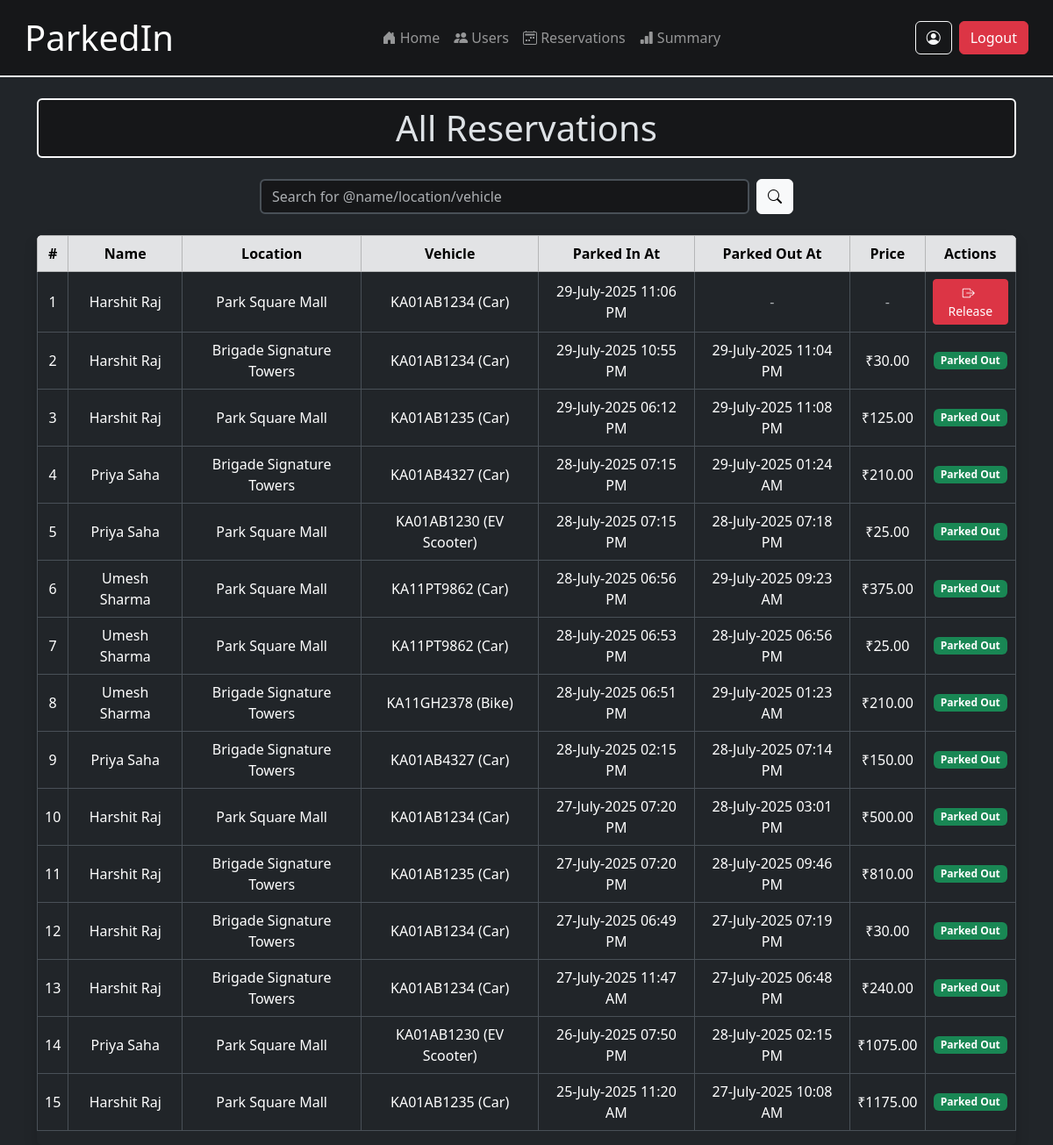
Screenshot of /admin/reservations (signed in) with the database file from the repository.
### models.py (models this page shows)
class Reservation(db.Model):
    id = db.Column(db.Integer, primary_key=True)
    user_id = db.Column(db.Integer, db.ForeignKey('user.id'), nullable=False)
    spot_id = db.Column(db.Integer, db.ForeignKey('parking_spot.id'), nullable=False)
    vehicle_id = db.Column(db.Integer, db.ForeignKey('vehicle.id'), nullable=False)
    status = db.Column(db.String(1), default='A', nullable=False)  # 'A' for available, 'R' for released
    parking_timestamp = db.Column(db.DateTime, default=datetime.utcnow)
    leaving_timestamp = db.Column(db.DateTime, nullable=True)
    parking_cost = db.Column(db.Float, nullable=True)  # Can be calculated
    vehicle = db.relationship('Vehicle', backref='reservations', lazy=True)

class User(db.Model):
    id = db.Column(db.Integer, primary_key=True)
    email = db.Column(db.String(128), unique=True, nullable=False)
    password = db.Column(db.String(128), nullable=False)  # Store hashed passwords
    is_admin = db.Column(db.Boolean, default=False)  # Flag to identify admin
    full_name = db.Column(db.String(128), nullable=False)
    address_id = db.Column(db.Integer, db.ForeignKey('address.id'), nullable=True)
    registered_at = db.Column(db.DateTime, default=datetime.utcnow)
    updated_at = db.Column(db.DateTime, default=datetime.utcnow, onupdate=datetime.utcnow)
    address = db.relationship('Address', backref='residents', lazy=True)
    vehicles = db.relationship('Vehicle', backref='owner', lazy=True, cascade='all, delete-orphan')
    reservations = db.relationship('Reservation', backref='user', lazy=True, cascade='all, delete-orphan')

class ParkingLot(db.Model):
    id = db.Column(db.Integer, primary_key=True)
    prime_location_name = db.Column(db.String(128), nullable=False)
    address_id = db.Column(db.Integer, db.ForeignKey('address.id'), unique=True, nullable=False)
    price_per_hour = db.Column(db.Float, nullable=False)
    max_spots = db.Column(db.Integer, nullable=False)
    created_at = db.Column(db.DateTime, default=datetime.utcnow)
    updated_at = db.Column(db.DateTime, default=datetime.utcnow, onupdate=datetime.utcnow)
    spots = db.relationship('ParkingSpot', backref='lot', lazy=True, cascade='all, delete-orphan')
    address = db.relationship('Address', backref=db.backref('parking_lot', uselist=False), lazy=True)

class Vehicle(db.Model):
    id = db.Column(db.Integer, primary_key=True)
    user_id = db.Column(db.Integer, db.ForeignKey('user.id'), nullable=False)
    vehicle_number = db.Column(db.String(10), nullable=False, unique=True)
    vehicle_type = db.Column(db.String(32), nullable=False)  # e.g., 'Car', 'Bike'
    is_parked_in = db.Column(db.Boolean, default=False)
    added_at = db.Column(db.DateTime, default=datetime.utcnow)
    updated_at = db.Column(db.DateTime, default=datetime.utcnow, onupdate=datetime.utcnow)

### routes/admin_routes.py (the view)
@admin_bp.route('/reservations', methods=['GET'])
@admin_required
def all_reservations():
    user_logged_in = 'user_id' in session
    current_time = datetime.utcnow()
    query = request.args.get('query', '')
    if query:
        search = f'%{query}%'
        reservations = (
                        Reservation.query
                        .join(User, Reservation.user)
                        .join(ParkingSpot, Reservation.spot)
                        .join(ParkingLot, ParkingSpot.lot)
                        .join(Vehicle, Reservation.vehicle)
                        .filter(
                            or_(
                                User.full_name.ilike(search),
                                ParkingLot.prime_location_name.ilike(search),
                                Vehicle.vehicle_number.ilike(search),
                                Vehicle.vehicle_type.ilike(search)
                            )
                        )
                        .order_by(Reservation.parking_timestamp.desc())
                        .all()
        )
    else:
        reservations = Reservation.query.order_by(Reservation.parking_timestamp.desc()).all()
    return render_template('admin/all_reservations.html', user_logged_in=user_logged_in, reservations=reservations, current_time=current_time, query=query)

### templates/admin/all_reservations.html (shortened to what this page needs)
{% extends 'layout.html' %}
{% block content %}
<div class="container mt-4">
    <div class="container rounded-2 border border-2 border-light bg-secondary-subtle mt-4 mb-4">
        <p class="display-6 m-2 text-center">All Reservations</p>
    </div>
    <form method="GET" action="{{ url_for('admin.all_reservations') }}" class="d-flex justify-content-center gap-2 mb-4">
        <input type="text"
               name="query"
               class="form-control w-50 bg-secondary-subtle border border-2"
               placeholder="Search for @name/location/vehicle"
              >
        <button class="btn btn-light" type="submit">
            <i class="bi bi-search"></i>
        </button>
    </form>
    {% if reservations %}
        <div class="table-responsive rounded shadow">
            <table class="table table-bordered table-hover align-middle bg-light">
                <thead class="table-secondary text-center">
                    <tr>
                        <th>#</th>
                        <th>Name</th>
                        <th>Location</th>
                        <th>Vehicle</th>
                        <th>Parked In At</th>
                        <th>Parked Out At</th>
                        <th>Price</th>
                        <th>Actions</th>
                    </tr>
                </thead>
                <tbody>
                    {% if reservations %}
                        {% for booking in reservations %}
                            <tr class="text-center">
                                <td>{{ loop.index }}</td>
                                <td>{{ booking.user.full_name }}</td>
                                <td>{{ booking.spot.lot.prime_location_name }}</td>
                                <td>{{ booking.vehicle.vehicle_number }} ({{ booking.vehicle.vehicle_type }})</td>
                                <td>
                                    {{ booking.parking_timestamp.strftime('%d-%B-%Y %I:%M %p') }}
                                </td>
                                <td>
                                    {% if booking.leaving_timestamp %}
                                        {{ booking.leaving_timestamp.strftime('%d-%B-%Y %I:%M %p') }}
                                    {% else %}
                                        <span class="text-muted">-</span>
                                    {% endif %}
                                </td>
                                <td>
                                    {% if booking.parking_cost %}
                                        ₹{{ '%.2f'|format(booking.parking_cost) }}
                                    {% else %}
                                        <span class="text-muted">-</span>
                                    {% endif %}
                                </td>
                                <td class="text-center">
                                    {% if booking.leaving_timestamp %}
                                        <span class="badge bg-success mb-1">Parked Out</span>
                                    {% else %}
                                        <button type="button" class="btn btn-sm btn-danger" data-bs-toggle="modal" data-bs-target="#releaseModal{{ booking.id }}">
                                            <i class="bi bi-box-arrow-right me-1"></i>Release
                                        </button>
                                    {% endif %}
                                </td>
                            </tr>
                                                {% set duration_seconds_modal = (current_time - booking.parking_timestamp).total_seconds() %}
                                                {% set duration_hours_modal = duration_seconds_modal / 3600 %}
                                                {% set rounded_hours_modal = duration_hours_modal | round(0, 'ceil') %}
                                                {% set estimated_cost_modal = rounded_hours_modal * booking.spot.lot.price_per_hour %}
                        {% endfor %}
                    {% else %}
                        <tr>
                            <td colspan="8" class="text-center text-muted py-4">No reservations found.</td>
                        </tr>
                    {% endif %}
                </tbody>
            </table>
        </div>
    {% else %}
        <p class="text-center text-muted mt-5">You have not booked any parking slots yet.</p>
    {% endif %}
</div>
{% endblock %}

### rows the page displays
Reservation: user.full_name "Harshit Raj", spot.lot.prime_location_name "Park Square Mall", vehicle.vehicle_number "KA01AB1234", vehicle.vehicle_type "Car", parking_timestamp "29-July-2025 11:06 PM"
Reservation: user.full_name "Harshit Raj", spot.lot.prime_location_name "Brigade Signature Towers", vehicle.vehicle_number "KA01AB1234", vehicle.vehicle_type "Car", parking_timestamp "29-July-2025 10:55 PM", leaving_timestamp "29-July-2025 11:04 PM", parking_cost "30.00", shows "Parked Out"
Reservation: user.full_name "Harshit Raj", spot.lot.prime_location_name "Park Square Mall", vehicle.vehicle_number "KA01AB1235", vehicle.vehicle_type "Car", parking_timestamp "29-July-2025 06:12 PM", leaving_timestamp "29-July-2025 11:08 PM", parking_cost "125.00", shows "Parked Out"
Reservation: user.full_name "Priya Saha", spot.lot.prime_location_name "Brigade Signature Towers", vehicle.vehicle_number "KA01AB4327", vehicle.vehicle_type "Car", parking_timestamp "28-July-2025 07:15 PM", leaving_timestamp "29-July-2025 01:24 AM", parking_cost "210.00", shows "Parked Out"
Reservation: user.full_name "Priya Saha", spot.lot.prime_location_name "Park Square Mall", vehicle.vehicle_number "KA01AB1230", vehicle.vehicle_type "EV Scooter", parking_timestamp "28-July-2025 07:15 PM", leaving_timestamp "28-July-2025 07:18 PM", parking_cost "25.00", shows "Parked Out"
Reservation: user.full_name "Umesh Sharma", spot.lot.prime_location_name "Park Square Mall", vehicle.vehicle_number "KA11PT9862", vehicle.vehicle_type "Car", parking_timestamp "28-July-2025 06:56 PM", leaving_timestamp "29-July-2025 09:23 AM", parking_cost "375.00", shows "Parked Out"
Reservation: user.full_name "Umesh Sharma", spot.lot.prime_location_name "Park Square Mall", vehicle.vehicle_number "KA11PT9862", vehicle.vehicle_type "Car", parking_timestamp "28-July-2025 06:53 PM", leaving_timestamp "28-July-2025 06:56 PM", parking_cost "25.00", shows "Parked Out"
Reservation: user.full_name "Umesh Sharma", spot.lot.prime_location_name "Brigade Signature Towers", vehicle.vehicle_number "KA11GH2378", vehicle.vehicle_type "Bike", parking_timestamp "28-July-2025 06:51 PM", leaving_timestamp "29-July-2025 01:23 AM", parking_cost "210.00", shows "Parked Out"
Reservation: user.full_name "Priya Saha", spot.lot.prime_location_name "Brigade Signature Towers", vehicle.vehicle_number "KA01AB4327", vehicle.vehicle_type "Car", parking_timestamp "28-July-2025 02:15 PM", leaving_timestamp "28-July-2025 07:14 PM", parking_cost "150.00", shows "Parked Out"
Reservation: user.full_name "Harshit Raj", spot.lot.prime_location_name "Park Square Mall", vehicle.vehicle_number "KA01AB1234", vehicle.vehicle_type "Car", parking_timestamp "27-July-2025 07:20 PM", leaving_timestamp "28-July-2025 03:01 PM", parking_cost "500.00", shows "Parked Out"
Reservation: user.full_name "Harshit Raj", spot.lot.prime_location_name "Brigade Signature Towers", vehicle.vehicle_number "KA01AB1235", vehicle.vehicle_type "Car", parking_timestamp "27-July-2025 07:20 PM", leaving_timestamp "28-July-2025 09:46 PM", parking_cost "810.00", shows "Parked Out"
Reservation: user.full_name "Harshit Raj", spot.lot.prime_location_name "Brigade Signature Towers", vehicle.vehicle_number "KA01AB1234", vehicle.vehicle_type "Car", parking_timestamp "27-July-2025 06:49 PM", leaving_timestamp "27-July-2025 07:19 PM", parking_cost "30.00", shows "Parked Out"
Reservation: user.full_name "Harshit Raj", spot.lot.prime_location_name "Brigade Signature Towers", vehicle.vehicle_number "KA01AB1234", vehicle.vehicle_type "Car", parking_timestamp "27-July-2025 11:47 AM", leaving_timestamp "27-July-2025 06:48 PM", parking_cost "240.00", shows "Parked Out"
Reservation: user.full_name "Priya Saha", spot.lot.prime_location_name "Park Square Mall", vehicle.vehicle_number "KA01AB1230", vehicle.vehicle_type "EV Scooter", parking_timestamp "26-July-2025 07:50 PM", leaving_timestamp "28-July-2025 02:15 PM", parking_cost "1075.00", shows "Parked Out"
Reservation: user.full_name "Harshit Raj", spot.lot.prime_location_name "Park Square Mall", vehicle.vehicle_number "KA01AB1235", vehicle.vehicle_type "Car", parking_timestamp "25-July-2025 11:20 AM", leaving_timestamp "27-July-2025 10:08 AM", parking_cost "1175.00", shows "Parked Out"
